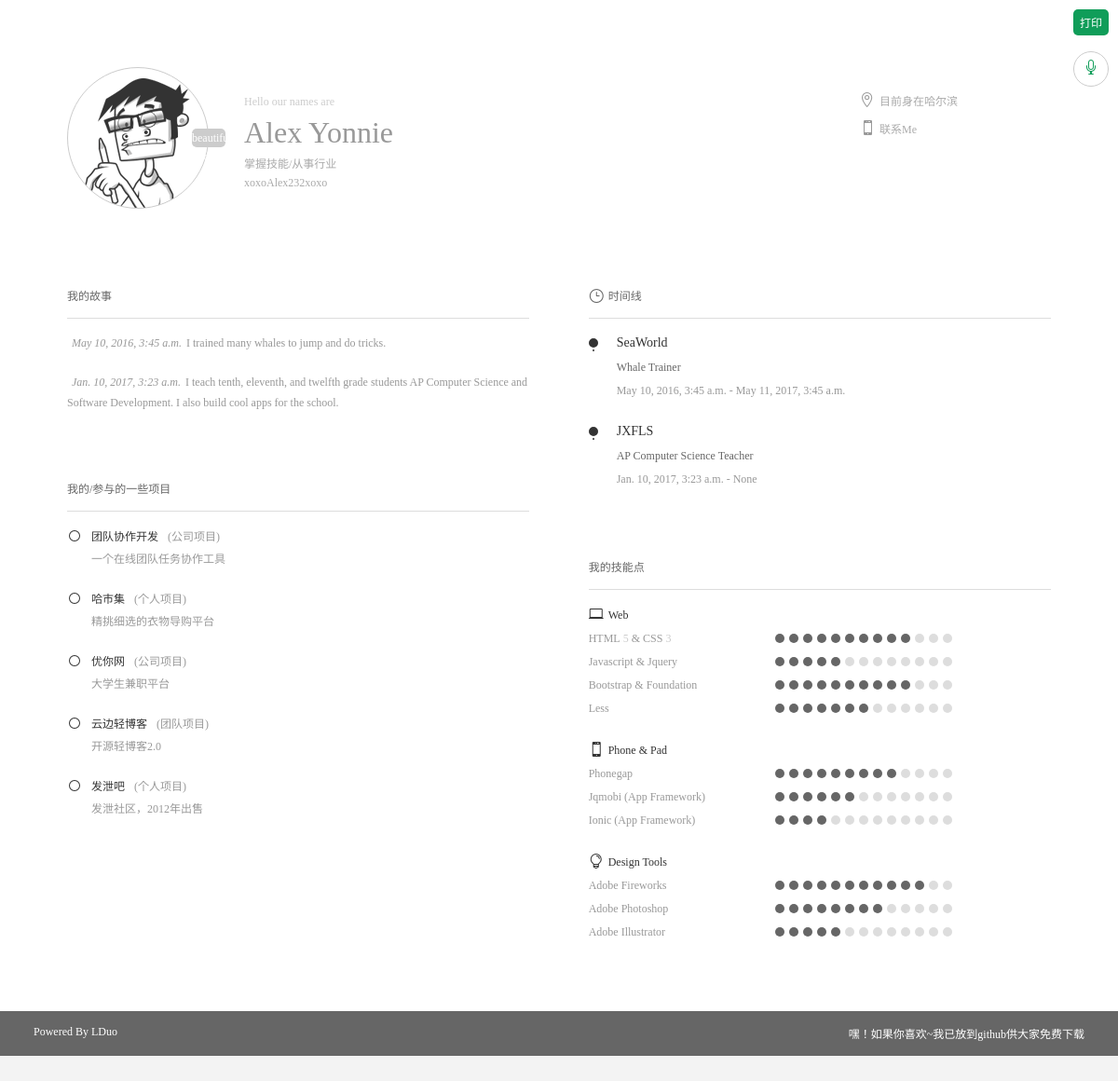
The app's page /resume/ (signed in) with its own data.
### resume_app/models.py (models this page shows)
class UserProfile(Model):
		wechat_username = CharField(max_length=80, null=True, blank=True )
		user = models.OneToOneField(User, related_name="user_profile")
		phone_number = IntegerField(default=0, blank=True, null=True)

class JobExperience(Model):
	company = CharField(max_length=180, null=True, blank=True )
	user = ForeignKey(User, related_name="job_experiences", null=True, blank=True)
	start_date = models.DateTimeField(blank=True, null=True)
	end_date = models.DateTimeField(blank=True, null=True)
	title = CharField(max_length=180, null=True, blank=True)
	current_job = BooleanField(default=False)
	description = TextField()
	class Meta:
		ordering = ['start_date']

### resume_app/views.py (the view)
# urls.py: url(r'^resume/$',views.resume, name='index'),
def resume(request):
    return render(request, "resume_app/index.html")

### resume_app/templates/resume_app/index.html (shortened to what this page needs)
{% load static %}
<!DOCTYPE html>
<html>
    <head>
        <link href="{% static 'resume_app/css/pace-theme-flash.css' %}" rel="stylesheet" type="text/css">
        <link href="{% static 'resume_app/css/style.css' %}" rel="stylesheet">
        <link href="{% static 'resume_app/css/responsive.css' %}" rel="stylesheet">
        <link href="{% static 'resume_app/css/font.css' %}" rel="stylesheet" type="text/css">
    </head>
    <body>
        <div class="sound_area">
            <div class="sa_start circle"><i aria-hidden="true" data-icon="&#xe01b;"></i></div>
        </div>
        <a href="{% static 'resume_app/javascript:;' %}" class="r5 button_print btn_green">打印</a>
        <div class="main">
            <div class="content">
                <div class="header clearfix">
                    <div class="avatar">
                        <a href="javascript:;" class="avatar_pic circle"><em class="circle doing">详细</em></a>
                        <b class="doing r5">beautifuful ladies</b>
                    </div>
                    <div class="base">
                        <p class="desc">Hello our names are</p>
                        <h2>{{user.first_name}} {{user.last_name}}</h2>
                        <p>掌握技能/从事行业</p>
                        <p>{{user.user_profile.wechat_username}}</p>
                        <span>
                            <p><i aria-hidden="true" data-icon="&#xe01d;"></i>目前身在哈尔滨</p>
                            <p><a href="{% static 'resume_app/javascript:;' %}" class="tel_me"><i aria-hidden="true" data-icon="&#xe00b;"></i>联系Me</a></p>
                        </span>
                    </div>
                </div>
                <div class="information clearfix">
                    <div class="info_area info_left info_content">
                        <h5>我的故事</h5>
                        {% for job_experience in user.job_experiences.all %}
                        <p class="desc s{{forloop.counter}}"><em class="count">{{job_experience.start_date}}</em>{{job_experience.description}}</p>
                        {% endfor %}
                        <h5>我的/参与的一些项目</h5>
                        <ul>
                            <li class="clearfix">
                                <div class="con">
                                    <h3><i aria-hidden="true" data-icon="&#x5b;"></i>团队协作开发<em>(公司项目)</em></h3>
                                    <p>一个在线团队任务协作工具</p>
                                </div>
                            </li>
                            <li class="clearfix">
                                <div class="con">
                                    <h3><i aria-hidden="true" data-icon="&#x5b;"></i>哈市集<em>(个人项目)</em></h3>
                                    <p>精挑细选的衣物导购平台</p>
                                </div>
                            </li>
                            <li class="clearfix">
                                <div class="con">
                                    <h3><i aria-hidden="true" data-icon="&#x5b;"></i>优你网<em>(公司项目)</em></h3>
                                    <p>大学生兼职平台</p>
                                </div>
                            </li>
                            <li class="clearfix">
                                <div class="con">
                                    <h3><i aria-hidden="true" data-icon="&#x5b;"></i>云边轻博客<em>(团队项目)</em></h3>
                                    <p>开源轻博客2.0</p>
                                </div>
                            </li>
                            <li class="clearfix">
                                <div class="con">
                                    <h3><i aria-hidden="true" data-icon="&#x5b;"></i>发泄吧<em>(个人项目)</em></h3>
                                    <p>发泄社区，2012年出售</p>
                                </div>
                            </li>
                        </ul>
                    </div>
                    <div class="info_area info_right info_timeline">
                        <h5><i aria-hidden="true" data-icon="&#x7d;"></i>时间线</h5>
                        <ul>
                            {% for job_experience in user.job_experiences.all %}
                            <li class="clearfix top bottom" id="s{{forloop.counter}}">
                                <div class="dot"><b></b></div>
                                <div class="con">
                                    <h3>{{job_experience.company}}</h3>
                                    <p>{{job_experience.title}}</p>
                                    <p class="desc">{{job_experience.start_date}} - {{job_experience.end_date}}</p>
                                </div>
                            </li>
                            {% endfor %}
                        </ul>
                        <h5>我的技能点</h5>
                        <dl class="clearfix">
                            <dt><h6><i aria-hidden="true" data-icon="&#xe00d;"></i>Web<h6></dt>
                        </dl>
                        <dl class="clearfix">
                            <dt>HTML<em>5</em> & CSS<em>3</em></dt>
                            <dd>
                                <b></b>
                                <b></b>
                                <b></b>
                                <b></b>
                                <b></b>
                                <b></b>
                                <b></b>
                                <b></b>
                                <b></b>
                                <b></b>
                                <em></em>
                                <em></em>
                                <em></em>
                            </dd>
                        </dl>
                        <dl class="clearfix">
                            <dt>Javascript & Jquery</dt>
                            <dd>
                                <b></b>
                                <b></b>
                                <b></b>
                                <b></b>
                                <b></b>
                                <em></em>
                                <em></em>
                                <em></em>
                                <em></em>
                                <em></em>
                                <em></em>
                                <em></em>
                                <em></em>
                            </dd>
                        </dl>
                        <dl class="clearfix">
                            <dt>Bootstrap & Foundation</dt>
                            <dd>
                                <b></b>
                                <b></b>
                                <b></b>
                                <b></b>
                                <b></b>
                                <b></b>
                                <b></b>
                                <b></b>
                                <b></b>
                                <b></b>
                                <em></em>
                                <em></em>
                                <em></em>
                            </dd>
                        </dl>
                        <dl class="clearfix">
                            <dt>Less</dt>
                            <dd>
                                <b></b>
                                <b></b>
                                <b></b>
                                <b></b>
                                <b></b>
                                <b></b>
                                <b></b>
                                <em></em>
                                <em></em>
                                <em></em>
                                <em></em>
                                <em></em>
                                <em></em>
                            </dd>
                        </dl>
                        <dl class="clearfix mt20">
                            <dt><h6><i aria-hidden="true" data-icon="&#xe00b;"></i>Phone & Pad<h6></dt>
                        </dl>
                        <dl class="clearfix">
                            <dt>Phonegap</dt>
                            <dd>
                                <b></b>
                                <b></b>
                                <b></b>
                                <b></b>
                                <b></b>
                                <b></b>
                                <b></b>
                                <b></b>
                                <b></b>
                                <em></em>
                                <em></em>
                                <em></em>
                                <em></em>
                            </dd>
                        </dl>
                        <dl class="clearfix">
                            <dt>Jqmobi (App Framework)</dt>
                            <dd>
                                <b></b>
                                <b></b>
                                <b></b>
                                <b></b>
                                <b></b>
                                <b></b>
                                <em></em>
                                <em></em>
                                <em></em>
                                <em></em>
                                <em></em>
                                <em></em>
                                <em></em>
                            </dd>
                        </dl>
                        <dl class="clearfix">
                            <dt>Ionic (App Framework)</dt>
                            <dd>
                                <b></b>
                                <b></b>
                                <b></b>
                                <b></b>
                                <em></em>
                                <em></em>
                                <em></em>
                                <em></em>
                                <em></em>
                                <em></em>
                                <em></em>
                                <em></em>
                                <em></em>
                            </dd>
                        </dl>
                        <dl class="clearfix mt20">
                            <dt><h6><i aria-hidden="true" data-icon="&#xe007;"></i>Design Tools<h6></dt>
                        </dl>
                        <dl class="clearfix">
                            <dt>Adobe Fireworks</dt>
                            <dd>
                                <b></b>
                                <b></b>
                                <b></b>
                                <b></b>
                                <b></b>
                                <b></b>
                                <b></b>
                                <b></b>
                                <b></b>
                                <b></b>
                                <b></b>
                                <em></em>
                                <em></em>
                            </dd>
                        </dl>
                        <dl class="clearfix">
                            <dt>Adobe Photoshop</dt>
                            <dd>
                                <b></b>
                                <b></b>
                                <b></b>
                                <b></b>
                                <b></b>
                                <b></b>
                                <b></b>
                                <b></b>
                                <em></em>
                                <em></em>
                                <em></em>
                                <em></em>
                                <em></em>
                            </dd>
                        </dl>
                        <dl class="clearfix">
                            <dt>Adobe Illustrator</dt>
                            <dd>
                                <b></b>
                                <b></b>
                                <b></b>
                                <b></b>
                                <b></b>
                                <em></em>
                                <em></em>
                                <em></em>
                                <em></em>
                                <em></em>
                                <em></em>
                                <em></em>
                                <em></em>
                            </dd>
                        </dl>
                    </div>
                </div>
            </div>
        </div>
        <div class="footer clearfix">
            Powered By LDuo
            <a href="{% static 'resume_app/https://github.com/lduo/resume' %}" target="_blank">嘿！如果你喜欢~我已放到github供大家免费下载</a>
        </div>
    </body>
</html>

### resume_app/static/resume_app/css/responsive.css (style rules this page uses)
.main { width: 1200px; }
.avatar,.info_left { float: left; margin: 0; }
.base,.info_right { float: right; }
.info_left,.info_right { width: 47%; }
.base { width: calc(100% - 190px); width: -moz-calc(100% - 190px); width: -webkit-calc(100% - 190px); }
.base span { position: absolute; right: 100px; top: 27px; }
.info_timeline dl dt { width: 200px; }
.info_timeline dl dd { width: calc(100% - 200px); width: -moz-calc(100% - 200px); width: -webkit-calc(100% - 200px); }
.footer a { float: right; }

### records on screen
JobExperience: start_date "May 10, 2016, 3:45 a.m.", description "I trained many whales to jump and do tricks.", company "SeaWorld", title "Whale Trainer", end_date "May 11, 2017, 3:45 a.m."
JobExperience: start_date "Jan. 10, 2017, 3:23 a.m.", description "I teach tenth, eleventh, and twelfth grade students AP Computer Science and Software Development. I also build cool apps for the school.", company "JXFLS", title "AP Computer Science Teacher", end_date "None"

### other values on screen
{{ user.first_name }} "Alex"
{{ user.last_name }} "Yonnie"
{{ user.user_profile.wechat_username }} "xoxoAlex232xoxo"
